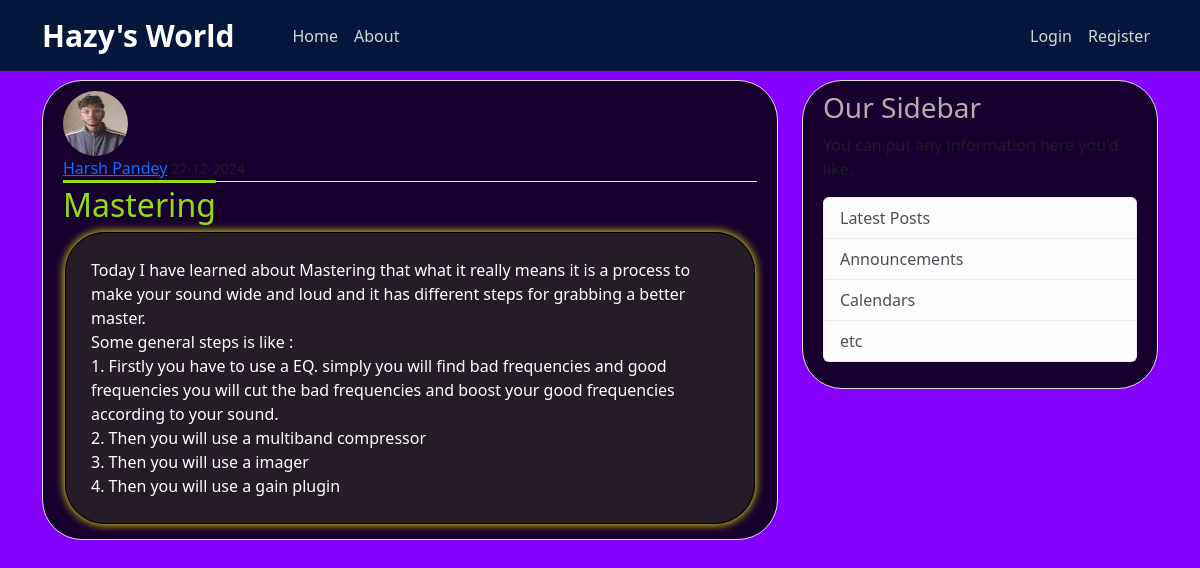
The page /post/31 on the database its author committed.
### flaskblog/models.py (models this page shows, shortened)
class User(db.Model, UserMixin):
    id = db.Column(db.Integer, primary_key=True)
    username = db.Column(db.String(20), unique=True, nullable=False)
    email = db.Column(db.String(120), unique=True, nullable=False)
    image_file = db.Column(db.String(120), nullable=False, default='default.jpg')
    password = db.Column(db.String(60), nullable=False)
    posts = db.relationship('Post', backref='author', lazy=True)

class Post(db.Model):
    id = db.Column(db.Integer, primary_key=True)
    title = db.Column(db.String(100), nullable=False)
    date_posted = db.Column(db.DateTime, nullable= False, default=datetime.utcnow)
    content = db.Column(db.Text, nullable=False)
    user_id = db.Column(db.Integer, db.ForeignKey('user.id'), nullable=False)

### flaskblog/routes.py (the view)
@app.route("/post/<int:post_id>")
def post(post_id):
    post = Post.query.get_or_404(post_id)
    return render_template('post.html', title=post.title, post=post)

### flaskblog/templates/post.html (shortened to what this page needs)
{% extends "layout.html" %}
{% block content%}
<article class="media content-section">
    <img class="rounded-circle article-img"
        src="{{ url_for('static', filename='profile_pics/'+post.author.image_file) }}" alt="">
    <div class="media-body">
        <div class="article-metadata">
            <a class="mr-2" href="{{url_for('user_posts', username=post.author.username)}}">{{ post.author.username }}</a>
            <small class="text-muted">{{ post.date_posted.strftime('%d-%m-%Y') }}</small>
        </div>
        <h2 class="article-title">{{ post.title }}</h2>
        <p class="article-content">{{ post.content }}</p>
    </div>
</article>
{% endblock content%}

### flaskblog/static/main.css (style rules this page uses)
body { background-color: rgb(132, 0, 255); ; color: #8c8282; margin-top: 5rem; }
h1, h2, h3, h4, h5, h6 { color: #b3afaf; }
.content-section { background: rgba(0, 0, 0, 0.822); padding: 10px 20px; border: 1px solid #dddddd; border-radius: 40px; margin-bottom: 20px; }
.article-title { color: #93dc15; text-decoration-line: overline; }
.article-content { white-space: pre-line; border: 1px solid #000000; box-shadow: 0px 0px 10px yellow; padding: 25px; border-radius: 40px; background-color: rgba(42, 38, 38, 0.742); color: white; margin-bottom: 5px; margin-left: 2px; margin-right: 2px; }
.article-img { height: 65px; width: 65px; margin-right: 16px; }
.article-metadata { padding-bottom: 1px; margin-bottom: 4px; border-bottom: 1px solid #e3e3e3; }

### rows shown on the page
User: image_file (picture), author.username "Harsh Pandey"
Post: title "Mastering", content "Today I have learned about Mastering that what it really means it is a process to make your sound wide and loud and it has different steps for grabbing a better master. Some general steps is like : 1. Firstly you have to use a EQ. simply you will find bad frequencies and good frequencies you will cut the bad frequencies and boost your good frequencies according to your sound. 2. Then you will use a multiband compressor 3. Then you will use a imager 4. Then you will use a gain plugin"
